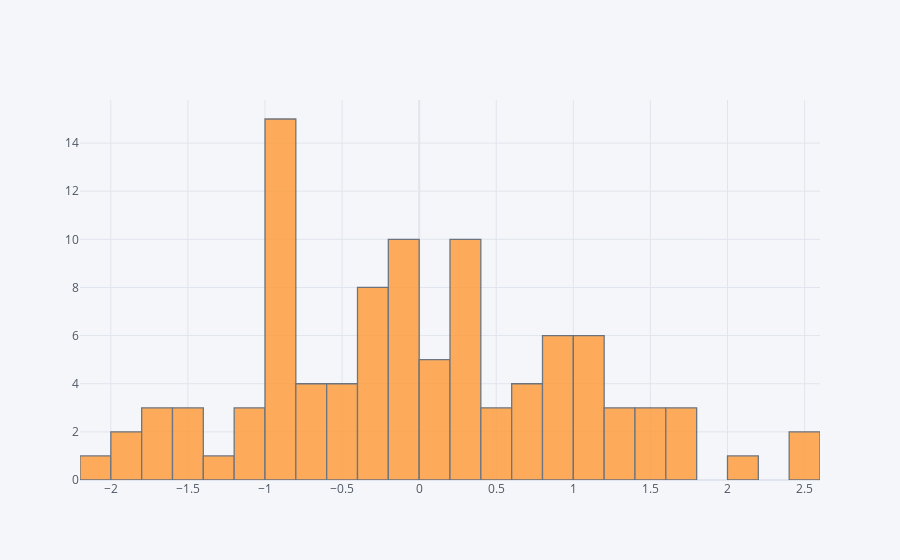

This figure's notebook cell:
### Markdown cell above
## histogram

### Code cell
df['A'].iplot(kind='hist',bins=25)

### Figure 1 — Plotly figure (JSON) as saved in the notebook; plotly's stock layout.template omitted (floating-point values rounded to 4 significant figures)
{"data": [{"histfunc": "count", "histnorm": "", "marker": {"color": "rgba(255, 153, 51, 1.0)", "line": {"color": "#4D5663", "width": 1.3}}, "name": "A", "nbinsx": 25, "opacity": 0.8, "orientation": "v", "type": "histogram", "x": [-0.8953, -0.8434, 0.5194, 0.2078, -0.2879, 1.663, 0.8455, -0.004764, 0.4733, -0.9427, 0.3495, 1.046, -0.986, 2.108, -0.9317, 0.6494, -0.3843, 1.161, -0.2012, -0.453, 0.7348, -0.7677, 0.1326, 1.055, -1.31, -0.8013, 0.8811, 1.38, -0.6968, -0.06015, 1.671, -0.8026, -0.01592, -0.02744, 2.407, 1.306, -0.06866, 1.107, 0.3398, -1.087, -1.504, -1.52, 1.471, -0.003419, -0.6402, 0.486, 0.03903, -1.941, -1.618, 0.6132, -0.8362, 1.609, 1.042, 0.02138, 0.8483, 0.2705, -0.2922, -0.103, -1.182, -0.2919, -0.8029, -0.9073, -0.809, -0.9258, -0.06217, 1.245, 0.04546, -0.5768, -0.7576, 1.563, 1.479, 0.3313, -0.8933, -0.8234, 1.091, 0.9255, 0.3337, 0.75, 0.8962, 0.8433, 0.04197, -0.3215, -2.127, -1.63, -0.8657, -0.196, -1.421, -0.5465, -0.5121, -0.2239, 0.3327, 0.3124, -1.702, -0.05492, 0.2474, -0.3632, -1.063, 2.508, -1.868, 0.3231]}], "layout": {"barmode": "overlay", "legend": {"bgcolor": "#F5F6F9", "font": {"color": "#4D5663"}}, "paper_bgcolor": "#F5F6F9", "plot_bgcolor": "#F5F6F9", "title": {"font": {"color": "#4D5663"}}, "xaxis": {"gridcolor": "#E1E5ED", "showgrid": true, "tickfont": {"color": "#4D5663"}, "title": {"font": {"color": "#4D5663"}, "text": ""}, "zerolinecolor": "#E1E5ED"}, "yaxis": {"gridcolor": "#E1E5ED", "showgrid": true, "tickfont": {"color": "#4D5663"}, "title": {"font": {"color": "#4D5663"}, "text": ""}, "zerolinecolor": "#E1E5ED"}}}
